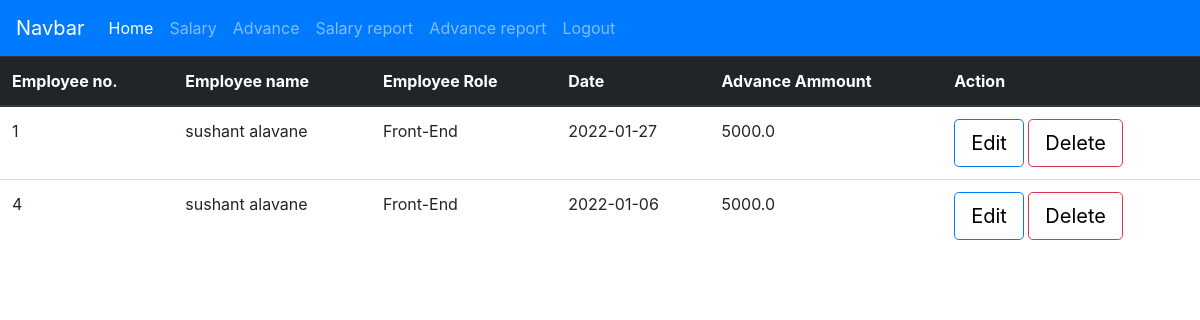
/testapp/View-advance/ (signed in), run on the app's committed database.
### testapp/models.py (models this page shows)
class advanceForm(models.Model):
    eno =models.IntegerField()
    ename=models.CharField(max_length=30)
    erole=models.CharField(max_length=25)
    edate=models.CharField(max_length=20)
    eadvance=models.FloatField()

### testapp/views.py (the view)
    def mod_f1(request):
        if 'username' in request.session.keys():
            return f1(request)
        else:
            return HttpResponseRedirect("http://localhost:8000/testapp/login/")

### testapp/views.py (called while the page is built)
def deco_login(f1):
    def mod_f1(request):
        if 'username' in request.session.keys():
            return f1(request)
        else:
            return HttpResponseRedirect("http://localhost:8000/testapp/login/")
    return mod_f1

@deco_login
def viewAdvance(request):
    employees = models.advanceForm.objects.all()
    d = {'employees':employees,}
    response = render(request,'testapp/view_advance.html',d)
    return response

### templates/testapp/view_advance.html (shortened to what this page needs)
{% load static %}
<!DOCTYPE html>
<html lang="en">
<head>
    <link rel="stylesheet" href="{% static 'bootstrap/bootstrap.css' %}">
  </head>
<body>
  <nav class="navbar navbar-expand-lg navbar-dark bg-primary">
    <a class="navbar-brand" href="#">Navbar</a>
    <div class="collapse navbar-collapse" id="navbarNav">
      <ul class="navbar-nav">
        <li class="nav-item active">
          <a class="nav-link" href="http://localhost:8000/testapp/new-employee/">Home <span class="sr-only">(current)</span></a>
        </li>
        <li class="nav-item">
          <a class="nav-link" href="http://localhost:8000/testapp/salary/">Salary</a>
        </li>
        <li class="nav-item">
          <a class="nav-link" href="http://localhost:8000/testapp/advance/">Advance</a>
        </li>
        <li class="nav-item">
          <a class="nav-link" href="http://localhost:8000/testapp/view-salary/">Salary report</a>
        </li>
        <li class="nav-item">
          <a class="nav-link" href="http://localhost:8000/testapp/View-advance/">Advance report</a>
        </li>
        <li class="nav-item">
          <a class="nav-link" href="http://localhost:8000/testapp/logout/">Logout</a>
        </li>
      </ul>
    </div>
  </nav>
    <div>
      <table class="table">
        <thead class="thead-dark">
          <tr>
            <th scope="col">Employee no.</th>
            <th scope="col">Employee name</th>
            <th scope="col">Employee Role</th>
            <th scope="col">Date</th>
            <th scope="col">Advance Ammount</th>
            <th scope="col">Action</th>
          </tr>
        </thead>
        <tbody>
          {% for adv in employees %}
          <tr>
            <td>{{adv.eno}}</td>
            <td>{{adv.ename}}</td>
            <td>{{adv.erole}}</td>
            <td>{{adv.edate}}</td>
            <td>{{adv.eadvance}}</td>
            <td><button class="btn btn-outline-primary btn-lg"><a class="text" href="http://localhost:8000/testapp/update-advance/?id={{adv.id}}">Edit</a></button> <button class="btn btn-outline-danger btn-lg"><a class="text" href="http://localhost:8000/testapp/delete-advance/?id={{adv.id}}">Delete</a></button></td>
          </tr>
          {% endfor %}
        </tbody>
      </table>
    </div>
</body>
</html>

### templates/testapp/view_advance.html (style rules this page uses)
.text { color: black; }

### data on the page
advanceForm: eno "1", ename "sushant alavane", erole "Front-End", edate "2022-01-27", eadvance "5000.0"
advanceForm: eno "4", ename "sushant alavane", erole "Front-End", edate "2022-01-06", eadvance "5000.0"
